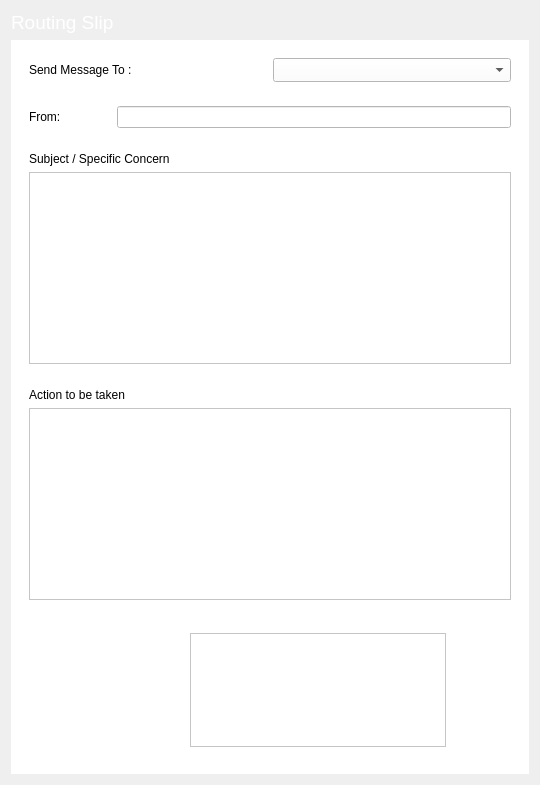
             <widget class="QWidget" name="tab_23">
              <attribute name="title">
               <string>user_request</string>
              </attribute>
              <layout class="QVBoxLayout" name="verticalLayout_32">
               <item>
                <widget class="QLabel" name="label_47">
                 <property name="maximumSize">
                  <size>
                   <width>16777215</width>
                   <height>25</height>
                  </size>
                 </property>
                 <property name="font">
                  <font>
                   <family>Segoe UI</family>
                   <pointsize>14</pointsize>
                   <weight>50</weight>
                   <bold>false</bold>
                  </font>
                 </property>
                 <property name="styleSheet">
                  <string notr="true">color: rgb(255, 255, 255);</string>
                 </property>
                 <property name="text">
                  <string>Routing Slip</string>
                 </property>
                </widget>
               </item>
               <item>
                <widget class="QWidget" name="widget_117" native="true">
                 <property name="styleSheet">
                  <string notr="true">background-color: rgb(255, 255, 255);</string>
                 </property>
                 <layout class="QVBoxLayout" name="verticalLayout_58">
                  <item>
                   <widget class="QWidget" name="widget_102" native="true">
                    <property name="minimumSize">
                     <size>
                      <width>0</width>
                      <height>40</height>
                     </size>
                    </property>
                    <layout class="QHBoxLayout" name="horizontalLayout_38">
                     <item>
                      <widget class="QLabel" name="label_45">
                       <property name="font">
                        <font>
                         <family>Segoe UI</family>
                        </font>
                       </property>
                       <property name="text">
                        <string>Send Message To : </string>
                       </property>
                      </widget>
                     </item>
                     <item>
                      <widget class="QComboBox" name="mail_urequest_combo">
                       <property name="minimumSize">
                        <size>
                         <width>0</width>
                         <height>24</height>
                        </size>
                       </property>
                       <property name="font">
                        <font>
                         <family>Segoe UI</family>
                         <pointsize>9</pointsize>
                        </font>
                       </property>
                      </widget>
                     </item>
                    </layout>
                   </widget>
                  </item>
                  <item>
                   <widget class="QWidget" name="widget_118" native="true">
                    <property name="maximumSize">
                     <size>
                      <width>16777215</width>
                      <height>40</height>
                     </size>
                    </property>
                    <layout class="QHBoxLayout" name="horizontalLayout_39">
                     <item>
                      <widget class="QLabel" name="label_48">
                       <property name="font">
                        <font>
                         <family>Segoe UI</family>
                         <pointsize>9</pointsize>
                        </font>
                       </property>
                       <property name="text">
                        <string>From:               </string>
                       </property>
                      </widget>
                     </item>
                     <item>
                      <widget class="QLineEdit" name="mail_urequest_from">
                       <property name="font">
                        <font>
                         <family>Segoe UI</family>
                         <pointsize>9</pointsize>
                        </font>
                       </property>
                      </widget>
                     </item>
                    </layout>
                   </widget>
                  </item>
                  <item>
                   <widget class="QWidget" name="widget_119" native="true">
                    <property name="minimumSize">
                     <size>
                      <width>0</width>
                      <height>100</height>
                     </size>
                    </property>
                    <layout class="QVBoxLayout" name="verticalLayout_59">
                     <item>
                      <widget class="QLabel" name="label_49">
                       <property name="font">
                        <font>
                         <family>Segoe UI</family>
                         <pointsize>9</pointsize>
                        </font>
                       </property>
                       <property name="text">
                        <string>Subject / Specific Concern</string>
                       </property>
                      </widget>
                     </item>
                     <item>
                      <widget class="QPlainTextEdit" name="mail_urequest_subject">
                       <property name="font">
                        <font>
                         <family>Segoe UI</family>
                         <pointsize>10</pointsize>
                        </font>
                       </property>
                      </widget>
                     </item>
                    </layout>
                   </widget>
                  </item>
                  <item>
                   <widget class="QWidget" name="widget_120" native="true">
                    <property name="minimumSize">
                     <size>
                      <width>0</width>
                      <height>100</height>
                     </size>
                    </property>
                    <layout class="QVBoxLayout" name="verticalLayout_60">
                     <item>
                      <widget class="QLabel" name="label_50">
                       <property name="font">
                        <font>
                         <pointsize>9</pointsize>
                        </font>
                       </property>
                       <property name="text">
                        <string>Action to be taken</string>
                       </property>
                      </widget>
                     </item>
                     <item>
                      <widget class="QPlainTextEdit" name="mail_urequest_action_to_be_taken">
                       <property name="font">
                        <font>
                         <family>Segoe UI</family>
                         <pointsize>10</pointsize>
                        </font>
                       </property>
                      </widget>
                     </item>
                    </layout>
                   </widget>
                  </item>
                  <item>
                   <widget class="QWidget" name="widget_121" native="true">
                    <property name="minimumSize">
                     <size>
                      <width>0</width>
                      <height>100</height>
                     </size>
                    </property>
                    <property name="maximumSize">
                     <size>
                      <width>16777215</width>
                      <height>150</height>
                     </size>
                    </property>
                    <layout class="QHBoxLayout" name="horizontalLayout_40">
                     <item>
                      <widget class="QPushButton" name="mail_urequest_upload_images">
                       <property name="minimumSize">
                        <size>
                         <width>70</width>
                         <height>70</height>
                        </size>
                       </property>
                       <property name="maximumSize">
                        <size>
                         <width>70</width>
                         <height>70</height>
                        </size>
                       </property>
                       <property name="font">
                        <font>
                         <family>Segoe UI</family>
                         <pointsize>9</pointsize>
                        </font>
                       </property>
                       <property name="styleSheet">
                        <string notr="true">background-color: rgb(85, 85, 127);
color: rgb(255, 255, 255);</string>
                       </property>
                       <property name="text">
                        <string/>
                       </property>
                       <property name="icon">
                        <iconset resource="icons.qrc">
                         <normaloff>:/icons/upload_images.png</normaloff>:/icons/upload_images.png</iconset>
                       </property>
                       <property name="iconSize">
                        <size>
                         <width>75</width>
                         <height>75</height>
                        </size>
                       </property>
                       <property name="flat">
                        <bool>true</bool>
                       </property>
                      </widget>
                     </item>
                     <item>
                      <widget class="QPushButton" name="mail_urequest_upload_documents">
                       <property name="minimumSize">
                        <size>
                         <width>70</width>
                         <height>70</height>
                        </size>
                       </property>
                       <property name="maximumSize">
                        <size>
                         <width>70</width>
                         <height>70</height>
                        </size>
                       </property>
                       <property name="font">
                        <font>
                         <family>Segoe UI</family>
                         <pointsize>9</pointsize>
                        </font>
                       </property>
                       <property name="styleSheet">
                        <string notr="true">background-color: rgb(85, 85, 127);
color: rgb(255, 255, 255);</string>
                       </property>
                       <property name="text">
                        <string/>
                       </property>
                       <property name="icon">
                        <iconset resource="icons.qrc">
                         <normaloff>:/icons/upload_documents.png</normaloff>:/icons/upload_documents.png</iconset>
                       </property>
                       <property name="iconSize">
                        <size>
                         <width>75</width>
                         <height>75</height>
                        </size>
                       </property>
                       <property name="flat">
                        <bool>true</bool>
                       </property>
                      </widget>
                     </item>
                     <item>
                      <widget class="QWidget" name="widget_122" native="true">
                       <layout class="QVBoxLayout" name="verticalLayout_18">
                        <item>
                         <widget class="QListWidget" name="mail_urequest_upload_list"/>
                        </item>
                       </layout>
                      </widget>
                     </item>
                     <item>
                      <widget class="QPushButton" name="mail_urequest_send">
                       <property name="minimumSize">
                        <size>
                         <width>50</width>
                         <height>50</height>
                        </size>
                       </property>
                       <property name="maximumSize">
                        <size>
                         <width>50</width>
                         <height>50</height>
                        </size>
                       </property>
                       <property name="font">
                        <font>
                         <family>Segoe UI</family>
                         <pointsize>9</pointsize>
                        </font>
                       </property>
                       <property name="toolTip">
                        <string>&lt;html&gt;&lt;head/&gt;&lt;body&gt;&lt;p&gt;Send Request&lt;/p&gt;&lt;/body&gt;&lt;/html&gt;</string>
                       </property>
                       <property name="styleSheet">
                        <string notr="true">background-color: rgb(85, 85, 127);
color: rgb(255, 255, 255);</string>
                       </property>
                       <property name="text">
                        <string/>
                       </property>
                       <property name="icon">
                        <iconset resource="icons.qrc">
                         <normaloff>:/icons/paper-plane.png</normaloff>:/icons/paper-plane.png</iconset>
                       </property>
                       <property name="iconSize">
                        <size>
                         <width>25</width>
                         <height>25</height>
                        </size>
                       </property>
                       <property name="flat">
                        <bool>true</bool>
                       </property>
                      </widget>
                     </item>
                    </layout>
                   </widget>
                  </item>
                 </layout>
                </widget>
               </item>
              </layout>
             </widget>
